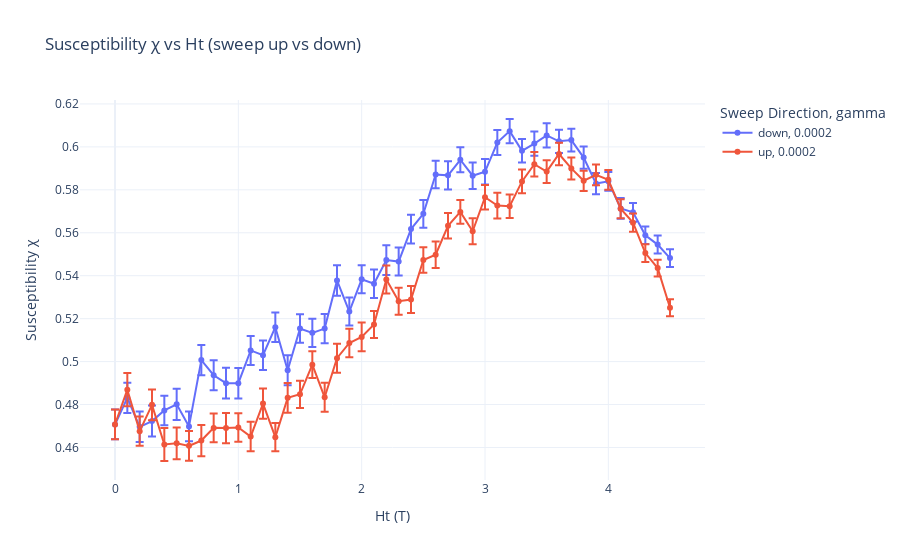

Here is the notebook cell this chart was saved with:
### Code cell
#Ref
import pandas as pd
import glob
import numpy as np
import plotly.express as px
path = '/Users/jiakai/Desktop/SURF/code/_spirit/'
n_cycles = 120


# Pattern to match all relevant CSV files
file_pattern = path + "Susceptibility_multi_gammas_10_120_per_gamma_20_anisotropy_0.7_gamma_0.0002_ref*.csv"

# List all matching files
csv_files = glob.glob(file_pattern)

# Print how many files were found
print(f"Found {len(csv_files)} files.")
repeats = len(csv_files)

for f in csv_files:
    print(f)

# Read and concatenate all files
df_all = pd.concat([pd.read_csv(f) for f in csv_files], ignore_index=True)

df_avg = (
        df_all.groupby(["gamma", "Ht", "direction"], as_index=False)
        .agg(
            chi_mean=("chi", "mean"),
            chi_std=("chi", lambda x: x.std(ddof=1) / np.sqrt(n_cycles*repeats))
        )
    )

fig_ref = px.line(
    df_avg,
    x="Ht",
    y="chi_mean",
    error_y="chi_std",
    color="direction",  # Different color for up/down
    line_dash="gamma",  # Optional: if you vary gamma too
    markers=True,
    labels={
        "Ht": "Ht (T)",
        "chi_mean": "Susceptibility χ",
        "direction": "Sweep Direction",
    },
    title="Susceptibility χ vs Ht (sweep up vs down)",
    template="plotly_white"
)

fig_ref.show()

### Figure 1 — Plotly figure (JSON) as saved in the notebook; plotly's stock layout.template omitted (floating-point values rounded to 4 significant figures)
{"data": [{"error_y": {"array": [0.006927, 0.007076, 0.007094, 0.007207, 0.006871, 0.007285, 0.006913, 0.007086, 0.007023, 0.007169, 0.007106, 0.006773, 0.006868, 0.006843, 0.006963, 0.006678, 0.00657, 0.006813, 0.007126, 0.006554, 0.00649, 0.006667, 0.006933, 0.006512, 0.006713, 0.006442, 0.006384, 0.00661, 0.005871, 0.006186, 0.005966, 0.005857, 0.005651, 0.005497, 0.00565, 0.005636, 0.005456, 0.005326, 0.005228, 0.004953, 0.004364, 0.00485, 0.004417, 0.00409, 0.004195, 0.004095]}, "hovertemplate": "Sweep Direction=down<br>gamma=0.0002<br>Ht (T)=%{x}<br>Susceptibility χ=%{y}<extra></extra>", "legendgroup": "down, 0.0002", "line": {"color": "#636efa", "dash": "solid"}, "marker": {"symbol": "circle"}, "mode": "lines+markers", "name": "down, 0.0002", "orientation": "v", "showlegend": true, "x": [0.0, 0.1, 0.2, 0.3, 0.4, 0.5, 0.6, 0.7, 0.8, 0.9, 1.0, 1.1, 1.2, 1.3, 1.4, 1.5, 1.6, 1.7, 1.8, 1.9, 2.0, 2.1, 2.2, 2.3, 2.4, 2.5, 2.6, 2.7, 2.8, 2.9, 3.0, 3.1, 3.2, 3.3, 3.4, 3.5, 3.6, 3.7, 3.8, 3.9, 4.0, 4.1, 4.2, 4.3, 4.4, 4.5], "xaxis": "x", "y": [0.4707, 0.4831, 0.4696, 0.4723, 0.4773, 0.4801, 0.4698, 0.5007, 0.4936, 0.4899, 0.4899, 0.5052, 0.503, 0.516, 0.4959, 0.5154, 0.5134, 0.5154, 0.5378, 0.5233, 0.5384, 0.5362, 0.5473, 0.5466, 0.5617, 0.5688, 0.5871, 0.5867, 0.594, 0.5866, 0.5884, 0.602, 0.6073, 0.5982, 0.6016, 0.6053, 0.6026, 0.6032, 0.595, 0.5829, 0.5839, 0.5713, 0.5695, 0.5588, 0.5545, 0.5482], "yaxis": "y", "type": "scatter"}, {"error_y": {"array": [0.006927, 0.007761, 0.006791, 0.00712, 0.007669, 0.007371, 0.006897, 0.007285, 0.006704, 0.007094, 0.006622, 0.006866, 0.007025, 0.006552, 0.006929, 0.006331, 0.006254, 0.006749, 0.006762, 0.006668, 0.0067, 0.006267, 0.006557, 0.006282, 0.006254, 0.005896, 0.006164, 0.005992, 0.005516, 0.006072, 0.005737, 0.006008, 0.005449, 0.005529, 0.0057, 0.005327, 0.005238, 0.005116, 0.004711, 0.004815, 0.004608, 0.004376, 0.004286, 0.004118, 0.003918, 0.00395]}, "hovertemplate": "Sweep Direction=up<br>gamma=0.0002<br>Ht (T)=%{x}<br>Susceptibility χ=%{y}<extra></extra>", "legendgroup": "up, 0.0002", "line": {"color": "#EF553B", "dash": "solid"}, "marker": {"symbol": "circle"}, "mode": "lines+markers", "name": "up, 0.0002", "orientation": "v", "showlegend": true, "x": [0.0, 0.1, 0.2, 0.3, 0.4, 0.5, 0.6, 0.7, 0.8, 0.9, 1.0, 1.1, 1.2, 1.3, 1.4, 1.5, 1.6, 1.7, 1.8, 1.9, 2.0, 2.1, 2.2, 2.3, 2.4, 2.5, 2.6, 2.7, 2.8, 2.9, 3.0, 3.1, 3.2, 3.3, 3.4, 3.5, 3.6, 3.7, 3.8, 3.9, 4.0, 4.1, 4.2, 4.3, 4.4, 4.5], "xaxis": "x", "y": [0.4707, 0.4869, 0.4676, 0.4799, 0.4614, 0.4619, 0.4608, 0.4632, 0.4691, 0.469, 0.4693, 0.4651, 0.4804, 0.4648, 0.4831, 0.4848, 0.4986, 0.4834, 0.5016, 0.5087, 0.5115, 0.5173, 0.5383, 0.5281, 0.5289, 0.5473, 0.5498, 0.5633, 0.5697, 0.5607, 0.5765, 0.5727, 0.5724, 0.5839, 0.5919, 0.5885, 0.5967, 0.59, 0.5842, 0.587, 0.5847, 0.5712, 0.5647, 0.5505, 0.5435, 0.5251], "yaxis": "y", "type": "scatter"}], "layout": {"xaxis": {"anchor": "y", "domain": [0.0, 1.0], "title": {"text": "Ht (T)"}}, "yaxis": {"anchor": "x", "domain": [0.0, 1.0], "title": {"text": "Susceptibility χ"}}, "legend": {"title": {"text": "Sweep Direction, gamma"}, "tracegroupgap": 0}, "title": {"text": "Susceptibility χ vs Ht (sweep up vs down)"}}}
